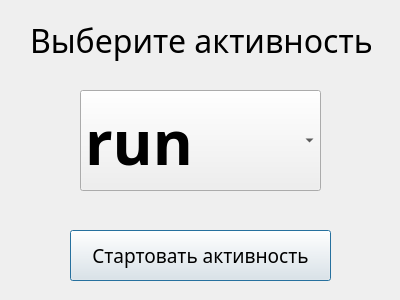
<?xml version="1.0" encoding="UTF-8"?>
<ui version="4.0">
 <class>add_activity_form</class>
 <widget class="QDialog" name="add_activity_form">
  <property name="geometry">
   <rect>
    <x>0</x>
    <y>0</y>
    <width>400</width>
    <height>300</height>
   </rect>
  </property>
  <property name="windowTitle">
   <string>Dialog</string>
  </property>
  <property name="styleSheet">
   <string notr="true">background: qlineargradient(
    x1: 0, y1: 0, x2: 1, y2: 1, 
    stop: 0 #A8D8FF, stop: 1 #F0E1FF
);
font-family: &quot;Noto Sans&quot;;</string>
  </property>
  <widget class="QComboBox" name="comboBox">
   <property name="geometry">
    <rect>
     <x>80</x>
     <y>90</y>
     <width>241</width>
     <height>101</height>
    </rect>
   </property>
   <property name="font">
    <font>
     <family>Noto Sans</family>
     <pointsize>46</pointsize>
     <bold>true</bold>
    </font>
   </property>
   <property name="styleSheet">
    <string notr="true">color: #000000</string>
   </property>
   <item>
    <property name="text">
     <string>run</string>
    </property>
   </item>
   <item>
    <property name="text">
     <string>walk</string>
    </property>
   </item>
   <item>
    <property name="text">
     <string>gym</string>
    </property>
   </item>
   <item>
    <property name="text">
     <string>jump</string>
    </property>
   </item>
   <item>
    <property name="text">
     <string>swim</string>
    </property>
   </item>
  </widget>
  <widget class="QLabel" name="label">
   <property name="geometry">
    <rect>
     <x>30</x>
     <y>20</y>
     <width>341</width>
     <height>41</height>
    </rect>
   </property>
   <property name="font">
    <font>
     <family>Noto Sans</family>
     <pointsize>24</pointsize>
    </font>
   </property>
   <property name="styleSheet">
    <string notr="true">color: #000000</string>
   </property>
   <property name="text">
    <string>Выберите активность</string>
   </property>
  </widget>
  <widget class="QPushButton" name="add_activity_button">
   <property name="geometry">
    <rect>
     <x>70</x>
     <y>230</y>
     <width>261</width>
     <height>51</height>
    </rect>
   </property>
   <property name="font">
    <font>
     <family>Noto Sans</family>
     <pointsize>14</pointsize>
    </font>
   </property>
   <property name="styleSheet">
    <string notr="true">color: #000000</string>
   </property>
   <property name="text">
    <string>Стартовать активность</string>
   </property>
  </widget>
 </widget>
 <resources/>
 <connections/>
</ui>
